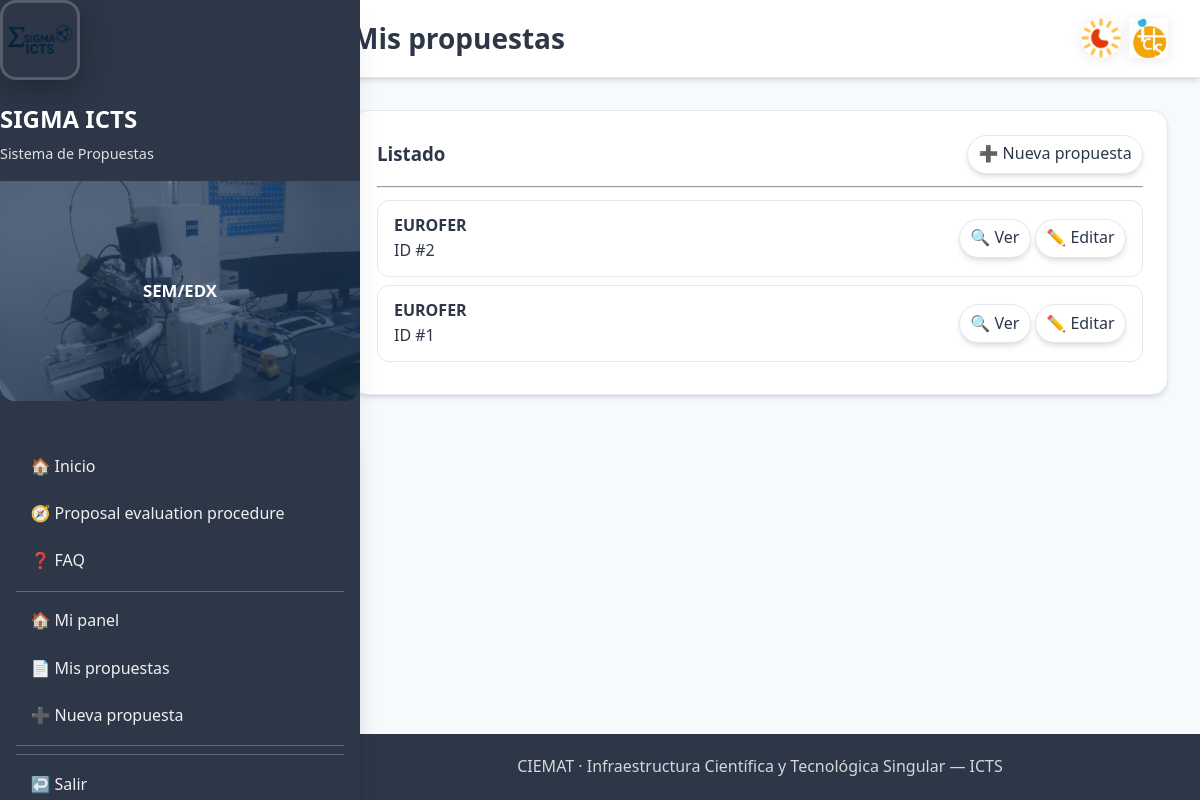
Page /icts/my/ (signed in) on the earlier database version.
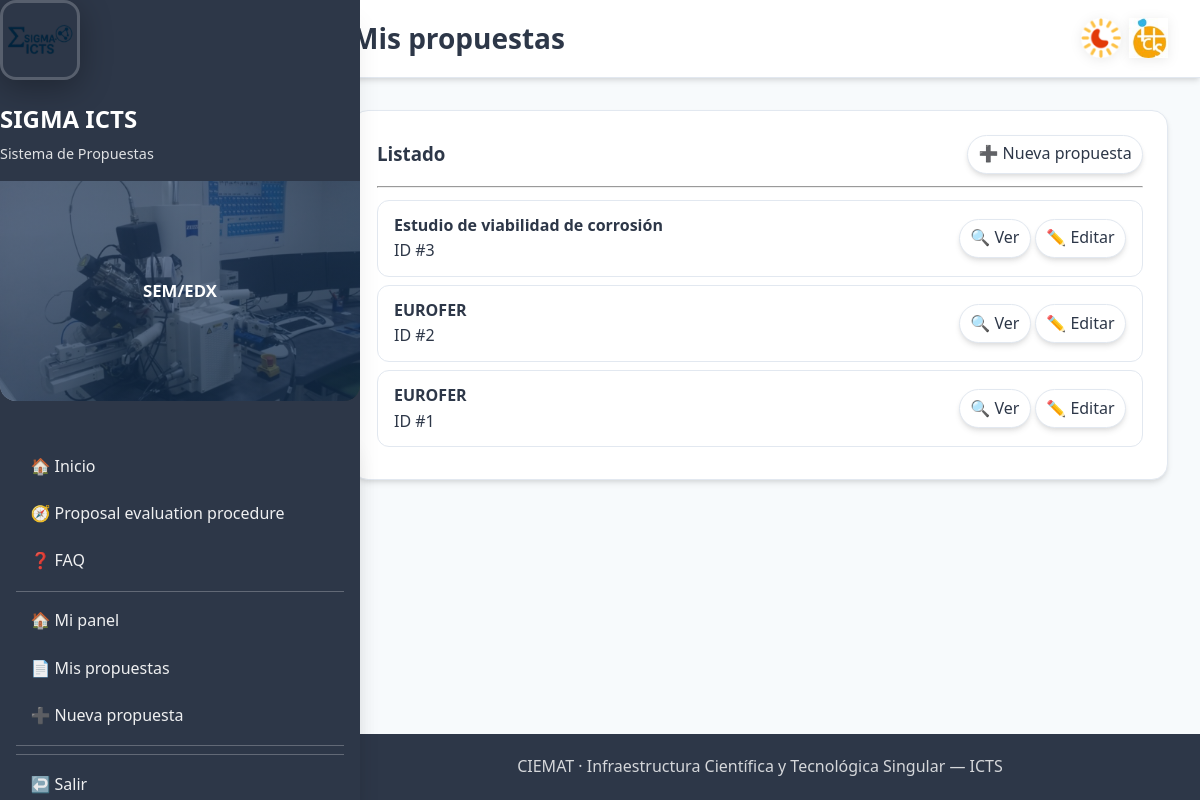
Same page on the later database version.
### icts/models.py (models this page shows, shortened)
class AccessProposal(models.Model):
    STATUS_CHOICES = [
        ("draft", "Draft"),
        ("submitted", "Submitted"),
        ("accepted", "Accepted"),
        ("rejected", "Rejected"),
    ]
    applicant = models.ForeignKey(
        settings.AUTH_USER_MODEL,
        on_delete=models.CASCADE,
        related_name="icts_proposals",
    )
    title = models.CharField(max_length=200)
    scope = models.TextField(blank=True)
    facilities = models.ManyToManyField(Facility, blank=True)
    status = models.CharField(max_length=12, choices=STATUS_CHOICES, default="draft")
    created_at = models.DateTimeField(auto_now_add=True)
    is_new_request = models.BooleanField(default=True, help_text="Is this a new request?")
    previous_access = models.ForeignKey(
        'self',
        on_delete=models.SET_NULL,
        null=True,
        blank=True,
        help_text="Previous approved request to copy data from"
    )
    access_code = models.CharField(max_length=20, blank=True, help_text="Auto-generated access code")
    applicant_is_different = models.BooleanField(default=False)
    organization = models.CharField(max_length=200, blank=True, help_text="Center/Institution")
    contact_person = models.CharField(max_length=200, blank=True)
    email = models.EmailField(blank=True)
    phone = models.CharField(max_length=50, blank=True)
    project_name = models.CharField(max_length=200, blank=True)
    project_type = models.CharField(max_length=100, blank=True, help_text="International, European, National, Regional")
    funding_source = models.CharField(max_length=200, blank=True)
    start_year = models.IntegerField(null=True, blank=True)
    end_year = models.IntegerField(null=True, blank=True)
    previous_experiments = models.TextField(blank=True)
    references = models.TextField(blank=True)
    facility_sem = models.BooleanField(default=False)
    facility_sem_fib = models.BooleanField(default=False)
    facility_imp = models.BooleanField(default=False)
    facility_sims = models.BooleanField(default=False)
    facility_confocal = models.BooleanField(default=False)
    facility_vdg = models.BooleanField(default=False)
    facility_profilometer = models.BooleanField(default=False)

### icts/views.py (the view)
# urls.py: path("my/", views.my_proposals, name="my_proposals"),
@login_required(login_url="/accounts/login/icts/")
@user_passes_test(is_icts_user)
@never_cache
def my_proposals(request):
    qs = AccessProposal.objects.filter(applicant=request.user).order_by("-created_at")
    state = request.GET.get("state")
    if state in {"draft", "submitted", "accepted", "rejected"}:
        qs = qs.filter(status=state)
    return render(request, "icts/my_proposals.html", {"proposals": qs, "state": state})

### accounts/templatetags/form_extras.py (called while the page is built)
@register.filter(name="has_group")
def has_group(user, group_name: str):
    try:
        return user.is_authenticated and user.groups.filter(name__iexact=group_name).exists()
    except Exception:
        return False

### icts/context_processors.py (called while the page is built)
def icts_ui(request):
    user = request.user
    role = ""
    if user.is_authenticated:
        if user.is_superuser:
            role = "Admin"
        elif user.groups.filter(name__iexact="managers").exists():
            role = "Manager"
        elif user.groups.filter(name__iexact="responsables").exists():
            role = "Responsable"
        elif user.groups.filter(name__iexact="revisores").exists():
            role = "Revisor"
        else:
            role = "Usuario"
    return {"icts_role_name": role}

### icts/views.py (called while the page is built)
def is_icts_user(user):
    return user.is_authenticated and (
        user.is_superuser or user.groups.filter(name__iexact="icts_users").exists()
        or user.groups.filter(name__iexact="revisores").exists()
        or user.groups.filter(name__iexact="responsables").exists()
        or user.groups.filter(name__iexact="managers").exists()
    )

### icts/templates/icts/my_proposals.html (shortened to what this page needs)
{% extends "base_icts.html" %}
{% block page_title %}Mis propuestas{% endblock %}
{% block content %}
<div class="card">
  <div style="display:flex; justify-content:space-between; align-items:center;">
    <h3 style="margin:0;">Listado</h3>
    <a class="chip" href="{% url 'icts:proposal_create' %}">➕ Nueva propuesta</a>
  </div>
  <hr style="margin:.75rem 0;">
  {% if proposals %}
    <ul class="list">
      {% for p in proposals %}
        <li class="list-item">
          <div>
            <div class="list-title">{{ p.title|default:"(Sin título)" }}</div>
            <div class="muted">ID #{{ p.id }}</div>
          </div>
          <div class="list-actions">
            <a class="chip" href="{% url 'icts:proposal_detail' p.id %}">🔍 Ver</a>
            <a class="chip" href="{% url 'icts:proposal_edit' p.id %}">✏️ Editar</a>
          </div>
        </li>
      {% endfor %}
    </ul>
  {% else %}
    <div class="muted">No tienes propuestas aún.</div>
  {% endif %}
</div>
{% endblock %}

Differences in the rows shown:
added AccessProposal: title "Estudio de viabilidad de corrosión", id "3"
